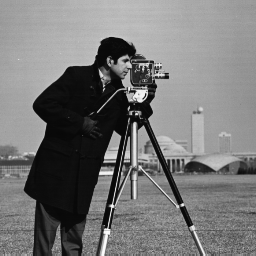
%> input picture AHAD/TP1/cameraman.png, 256 x 256 px
$ octave programme2.m   (GNU Octave 9; MATLAB toolbox functions it lacks are replaced by stand-ins)
%> lines starting %> are read from the running program, lines starting %| are printed output that depends on the picture
### AHAD/TP1/read_image.m
function A=read_image(file)
%> called with file = 'cameraman.png'
   % file : fichier .png
   % A : image au format double (matrice)

   A=imread(file);
%> A is the input picture: size 256x256 uint8; min 7, max 253, mean 118.7
   A=im2double(A);
%> A: size 256x256 double

   figure(1)
   imshow(A)
   title('Image')

end

### AHAD/TP1/decomposition_haar2.m
function [Decomposition] = decomposition_haar2(E)
    [n,m] = size(E);
%> n = 256; m = 256
    J = log(n)/log(2);
%> J = 8
    C = zeros(2^J,2^J,J+1);
    D = zeros(2^J,2^J,J+1,3);
    Decomposition = zeros(2^J,2^J);
    C(:,:,1) = E;
    for j = 0:(J-1)
        Tp = zeros(2^(J-j),2^(J-j-1));
        Td = zeros(2^(J-j),2^(J-j-1));
        for k = 1:2^(J-j)
            [c0,C_old,D_old] = decomposition_haar(reshape(C(k,1:2^(J-j),j+1),1,2^(J-j)));
            Tp(k,:) = C_old(2,1:2^(J-j-1));
            Td(k,:) = D_old(1);
        end
        for k = 1:2^(J-j-1)
            [c0,C_old,D_old] = decomposition_haar(Tp(:,k));
            C(k,1:2^(J-j-1),j+2) = C_old(2,1:2^(J-j-1));
            D(k,1:2^(J-j-1),J-j,1) = D_old(1);
        end
        for k = 1:2^(J-j-1)
            [c0,C_old,D_old] = decomposition_haar(Td(:,k));
            D(k,1:2^(J-j-1),J-j,2) = C_old(2,1:2^(J-j-1));
            D(k,1:2^(J-j-1),J-j,3) = D_old(1);
        end
        Decomposition(1:2^(J-j-1),1:2^(J-j-1)) = C(1:2^(J-j-1),1:2^(J-j-1),J-j);
        Decomposition(1:2^(J-j-1),2^(J-j-1)+1:2^(J-j)) = D(1:2^(J-j-1),1:2^(J-j-1),J-j,1);
        Decomposition(2^(J-j-1)+1:2^(J-j),1:2^(J-j-1)) = D(1:2^(J-j-1),1:2^(J-j-1),J-j,2);
        Decomposition(2^(J-j-1)+1:2^(J-j),2^(J-j-1)+1:2^(J-j)) = D(1:2^(J-j-1),1:2^(J-j-1),J-j,3);
    end
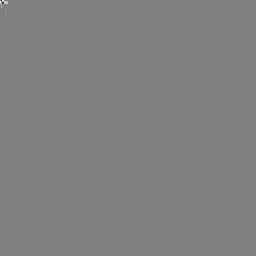
%> Decomposition: size 256x256 double; min -20.96, max 20.39, mean 0; drawn with min black and max white
%> after the loop, Td = [15.67; 10.06]; Tp = [69.46; 99.1]
end

### AHAD/TP1/programme2.m
A = read_image("cameraman.png");
%[c0,C,D]= decomposition_haar2([1,2;2,1]);
[Decomposition]= decomposition_haar2(A);


   figure(2)
   imshow(Decomposition)
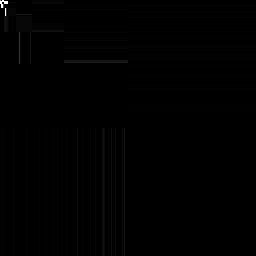
%> displayed picture: size 256x256, on the screen's scale of 0 to 255; min 0, max 255, mean 0.9
   title('Decomposition')
